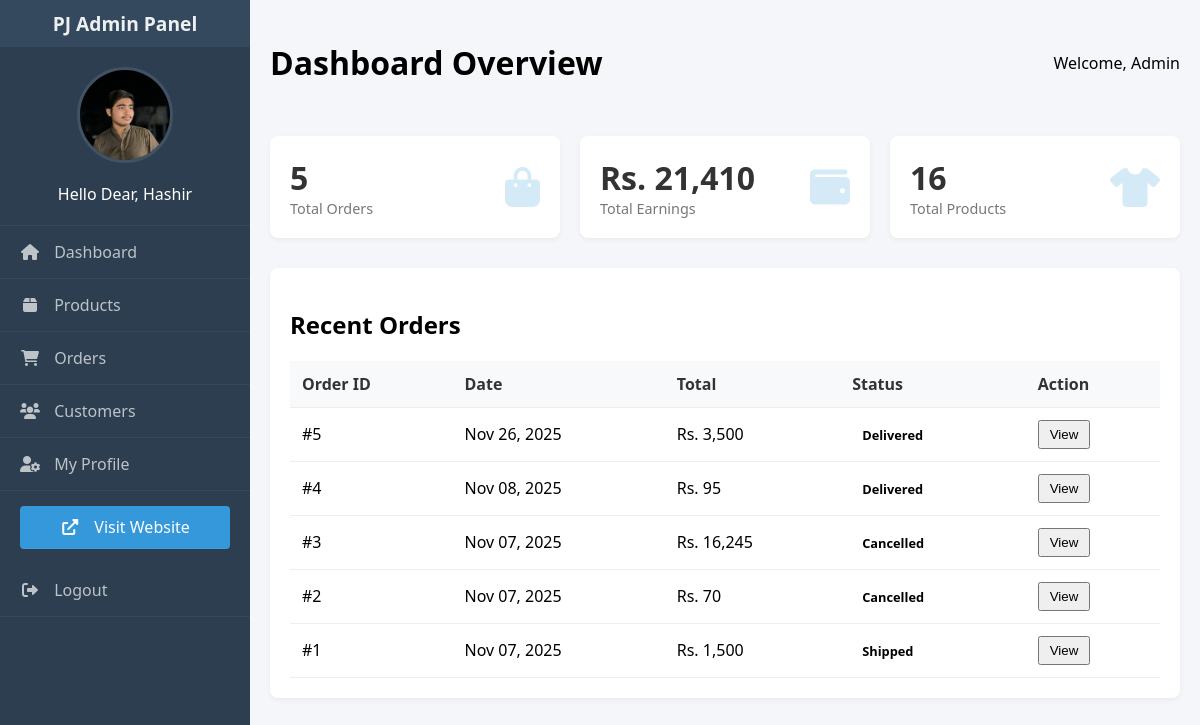
The page /admin/index.php (signed in) on the database its author committed.
### tables this page shows
CREATE TABLE `orders` (
  `order_id` int(11) NOT NULL,
  `user_id` int(11) NOT NULL,
  `order_date` timestamp NOT NULL DEFAULT current_timestamp(),
  `total_amount` decimal(10,2) NOT NULL,
  `shipping_address_id` int(11) NOT NULL,
  `payment_method` varchar(50) NOT NULL,
  `order_status` varchar(50) DEFAULT 'Pending'
);

### admin/index.php (the view)
<?php include 'includes/header.php'; ?>
<?php
$res = $conn->query("SELECT COUNT(*) as count FROM orders");
$total_orders = $res->fetch_assoc()['count'];
$res = $conn->query("SELECT COUNT(*) as count FROM products");
$total_products = $res->fetch_assoc()['count'];
$res = $conn->query("SELECT SUM(total_amount) as total FROM orders");
$row = $res->fetch_assoc();
$total_sales = $row['total'] ? $row['total'] : 0;
?>
<div class="header-bar">
    <h1>Dashboard Overview</h1>
    <span>Welcome, Admin</span>
</div>
<div class="dashboard-cards">
    <div class="card">
        <div class="card-info">
            <h3><?php echo $total_orders; ?></h3>
            <p>Total Orders</p>
        </div>
        <div class="card-icon"><i class="fas fa-shopping-bag"></i></div>
    </div>
    <div class="card">
        <div class="card-info">
            <h3>Rs. <?php echo number_format($total_sales); ?></h3>
            <p>Total Earnings</p>
        </div>
        <div class="card-icon"><i class="fas fa-wallet"></i></div>
    </div>
    <div class="card">
        <div class="card-info">
            <h3><?php echo $total_products; ?></h3>
            <p>Total Products</p>
        </div>
        <div class="card-icon"><i class="fas fa-tshirt"></i></div>
    </div>
</div>
<div class="table-container">
    <h2>Recent Orders</h2>
    <table>
        <thead>
            <tr>
                <th>Order ID</th>
                <th>Date</th>
                <th>Total</th>
                <th>Status</th>
                <th>Action</th>
            </tr>
        </thead>
        <tbody>
            <?php
            $sql = "SELECT order_id, order_date, total_amount, order_status FROM orders ORDER BY order_date DESC LIMIT 5";
            $result = $conn->query($sql);
            if ($result->num_rows > 0) {
                while($row = $result->fetch_assoc()) {
                    echo "<tr>";
                    echo "<td>#" . $row['order_id'] . "</td>";
                    echo "<td>" . date("M d, Y", strtotime($row['order_date'])) . "</td>";
                    echo "<td>Rs. " . number_format($row['total_amount']) . "</td>";
                    echo "<td><span class='status-badge status-" . $row['order_status'] . "'>" . $row['order_status'] . "</span></td>";
                    echo "<td><button style='padding:5px 10px; cursor:pointer;'>View</button></td>";
                    echo "</tr>";
                }
            } else {
                echo "<tr><td colspan='5'>No orders found.</td></tr>";
            }
            ?>
        </tbody>
    </table>
</div>
<?php include 'includes/footer.php'; ?>

### admin/includes/header.php (shortened to what this page needs)
<?php
require_once '../config/db.php';
$current_admin_id = $_SESSION['admin_id'];
$stmt = $conn->prepare("SELECT username, profile_image FROM administrators WHERE admin_id = ?");
$stmt->bind_param("i", $current_admin_id);
$stmt->execute();
$current_admin = $stmt->get_result()->fetch_assoc();
?>
<!DOCTYPE html>
<html lang="en">
<head>
    <link rel="stylesheet" href="https://cdnjs.cloudflare.com/ajax/libs/font-awesome/6.0.0/css/all.min.css">
</head>
<body>
<div class="sidebar">
    <div class="sidebar-header">
        PJ Admin Panel
    </div>
    <div style="text-align:center; padding:20px 0; border-bottom:1px solid rgba(255,255,255,0.05);">
        <?php if (!empty($current_admin['profile_image'])): ?>
            <img src="../<?php echo htmlspecialchars($current_admin['profile_image']); ?>"
                 style="width: 90px; height: 90px; border-radius: 50%; object-fit: cover; margin-bottom: 10px; border: 3px solid rgba(255,255,255,0.1);">
        <?php else: ?>
            <i class="fas fa-user-circle" style="font-size:4rem; color:#bdc3c7; margin-bottom: 10px;"></i>
        <?php endif; ?>
        <p style="margin:5px 0 0; color:white; font-weight:500;">
            Hello Dear, <?php echo htmlspecialchars($current_admin['username']); ?>
        </p>
    </div>
    <ul class="sidebar-menu">
        <li><a href="index.php"><i class="fas fa-home"></i> Dashboard</a></li>
        <li><a href="products.php"><i class="fas fa-box"></i> Products</a></li>
        <li><a href="orders.php"><i class="fas fa-shopping-cart"></i> Orders</a></li>
        <li><a href="customers.php"><i class="fas fa-users"></i> Customers</a></li>
        <li><a href="profile.php"><i class="fas fa-user-cog"></i> My Profile</a></li>
        <li>
            <a href="../index.php" target="_blank" style="background:var(--accent); color:white; margin:15px 20px; text-align:center; border-radius:4px; padding:10px;">
                <i class="fas fa-external-link-alt"></i> Visit Website
            </a>
        </li>
        <li><a href="logout.php"><i class="fas fa-sign-out-alt"></i> Logout</a></li>
    </ul>
</div>
<div class="main-content">

### admin/includes/header.php (style rules this page uses)
:root { --primary: #2c3e50; --secondary: #34495e; --accent: #3498db; --text: #ecf0f1; }
body { font-family: 'Segoe UI', sans-serif; margin: 0; display: flex; background: #f4f6f9; min-height: 100vh; }
.sidebar { width: 250px; background: var(--primary); color: var(--text); height: 100vh; position: fixed; top: 0; left: 0; display: flex; flex-direction: column; }
.sidebar-header { padding: 10px; text-align: center; background: var(--secondary); font-weight: bold; font-size: 1.2rem; }
.sidebar-menu { list-style: none; padding: 0; margin: 0; flex-grow: 1; }
.sidebar-menu li a { display: block; padding: 15px 20px; color: #bdc3c7; text-decoration: none; border-bottom: 1px solid rgba(255,255,255,0.05); }
.sidebar-menu i { margin-right: 10px; width: 20px; text-align: center; }
.main-content { margin-left: 250px; padding: 20px; width: 100%; }
.header-bar { display: flex; justify-content: space-between; align-items: center; margin-bottom: 30px; }
.dashboard-cards { display: grid; grid-template-columns: repeat(auto-fit, minmax(200px, 1fr)); gap: 20px; margin-bottom: 30px; }
.card { background: white; padding: 20px; border-radius: 8px; box-shadow: 0 2px 5px rgba(0,0,0,0.05); display: flex; justify-content: space-between; align-items: center; }
.card-info h3 { margin: 0; font-size: 2rem; color: #333; }
.card-info p { margin: 0; color: #777; font-size: 0.9rem; }
.card-icon { font-size: 2.5rem; color: var(--accent); opacity: 0.2; }
.table-container { background: white; padding: 20px; border-radius: 8px; box-shadow: 0 2px 5px rgba(0,0,0,0.05); overflow-x: auto; }
table { width: 100%; border-collapse: collapse; margin-top: 10px; }
th, td { padding: 12px; text-align: left; border-bottom: 1px solid #eee; }
th { background: #f8f9fa; color: #333; font-weight: 600; }
.status-badge { padding: 5px 10px; border-radius: 15px; font-size: 0.8rem; font-weight: bold; }

### rows shown on the page
orders: order_id "5", order_date "Nov 26, 2025", total_amount "3,500", order_status "Delivered"
orders: order_id "4", order_date "Nov 08, 2025", total_amount "95", order_status "Delivered"
orders: order_id "3", order_date "Nov 07, 2025", total_amount "16,245", order_status "Cancelled"
orders: order_id "2", order_date "Nov 07, 2025", total_amount "70", order_status "Cancelled"
orders: order_id "1", order_date "Nov 07, 2025", total_amount "1,500", order_status "Shipped"

### other values the page prints
$current_admin['username'] "Hashir"
$total_orders "5"
$total_sales "21,410"
$total_products "16"
